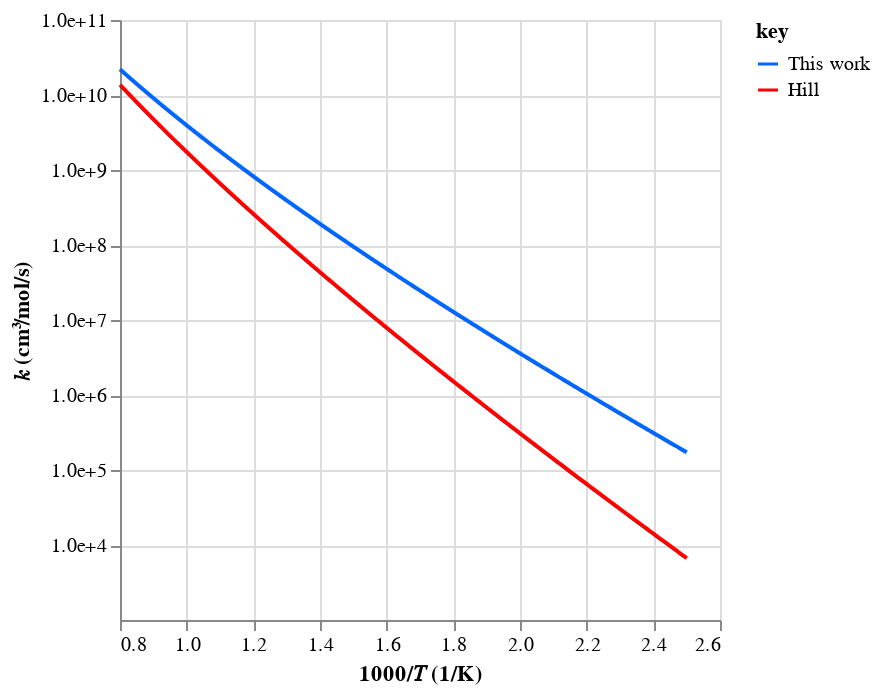
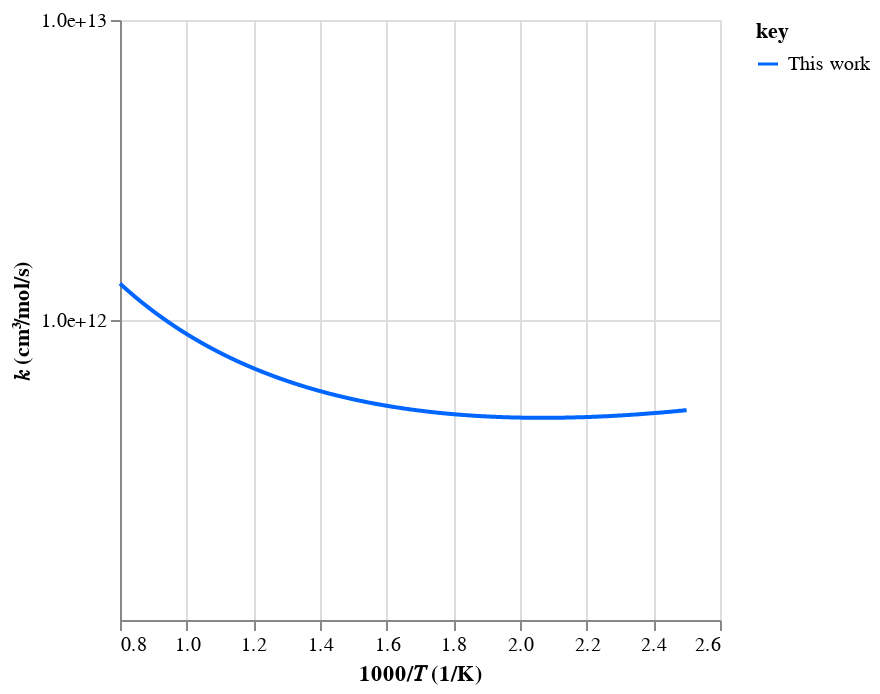
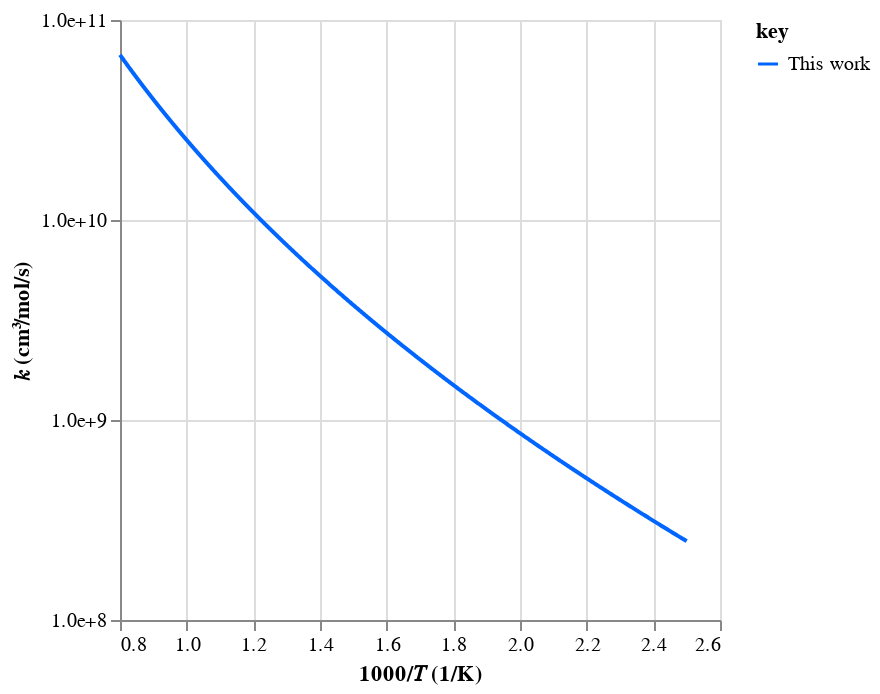

The cell these charts' notebook holds for them, in order:
### Code cell
# Check rates
workflow.plot_rates(tag=tag, root_path=root_path)

### Figure 1 — Vega-Lite specification as saved in the notebook (floating-point values rounded to 4 significant figures; data arrays with more than 128 entries replaced by an {"elided": "..."} marker saying what was removed)
{"config": {"view": {"continuousWidth": 300, "continuousHeight": 300}}, "data": {"name": "data-9d9d10e995618c97cbe7b349c44c75e8"}, "mark": {"type": "line"}, "encoding": {"color": {"field": "key", "scale": {"domain": ["This work", "Hill"], "range": ["#0066ff", "#ff0000"]}, "type": "nominal"}, "x": {"field": "x", "scale": {"zero": false}, "title": "1000/𝑇 (1/K)", "type": "quantitative"}, "y": {"axis": {"format": ".1e", "values": [10000, 100000, 1000000, 10000000, 100000000, 1000000000, 10000000000, 100000000000]}, "field": "value", "scale": {"type": "log"}, "title": "𝑘 (cm³/mol/s)", "type": "quantitative"}}, "transform": [{"fold": ["This work", "Hill"]}], "$schema": "https://vega.github.io/schema/vega-lite/v5.20.1.json", "datasets": {"data-9d9d10e995618c97cbe7b349c44c75e8": {"elided": "1000 records"}}}

### Figure 2 — Vega-Lite specification as saved in the notebook (floating-point values rounded to 4 significant figures; data arrays with more than 128 entries replaced by an {"elided": "..."} marker saying what was removed)
{"config": {"view": {"continuousWidth": 300, "continuousHeight": 300}}, "data": {"name": "data-97182d17d83d0f0dc40318db75244f6e"}, "mark": {"type": "line"}, "encoding": {"color": {"field": "key", "scale": {"domain": ["This work"], "range": ["#0066ff"]}, "type": "nominal"}, "x": {"field": "x", "scale": {"zero": false}, "title": "1000/𝑇 (1/K)", "type": "quantitative"}, "y": {"axis": {"format": ".1e", "values": [1000000000000, 10000000000000]}, "field": "value", "scale": {"type": "log"}, "title": "𝑘 (cm³/mol/s)", "type": "quantitative"}}, "transform": [{"fold": ["This work"]}], "$schema": "https://vega.github.io/schema/vega-lite/v5.20.1.json", "datasets": {"data-97182d17d83d0f0dc40318db75244f6e": {"elided": "1000 records"}}}

### Figure 3 — Vega-Lite specification as saved in the notebook (floating-point values rounded to 4 significant figures; data arrays with more than 128 entries replaced by an {"elided": "..."} marker saying what was removed)
{"config": {"view": {"continuousWidth": 300, "continuousHeight": 300}}, "data": {"name": "data-a666a0cec65cdebf12f0ebe2a7afa04e"}, "mark": {"type": "line"}, "encoding": {"color": {"field": "key", "scale": {"domain": ["This work"], "range": ["#0066ff"]}, "type": "nominal"}, "x": {"field": "x", "scale": {"zero": false}, "title": "1000/𝑇 (1/K)", "type": "quantitative"}, "y": {"axis": {"format": ".1e", "values": [100000000, 1000000000, 10000000000, 100000000000, 1000000000000]}, "field": "value", "scale": {"type": "log"}, "title": "𝑘 (cm³/mol/s)", "type": "quantitative"}}, "transform": [{"fold": ["This work"]}], "$schema": "https://vega.github.io/schema/vega-lite/v5.20.1.json", "datasets": {"data-a666a0cec65cdebf12f0ebe2a7afa04e": {"elided": "1000 records"}}}
